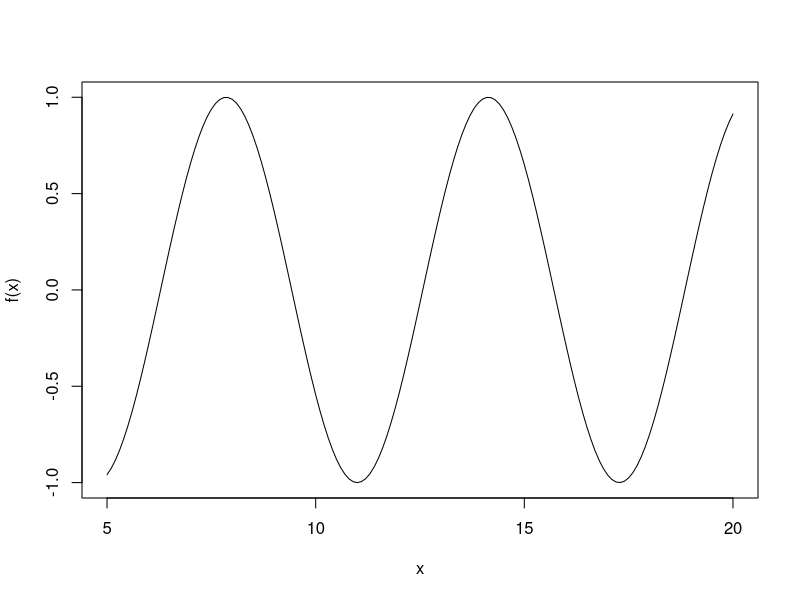
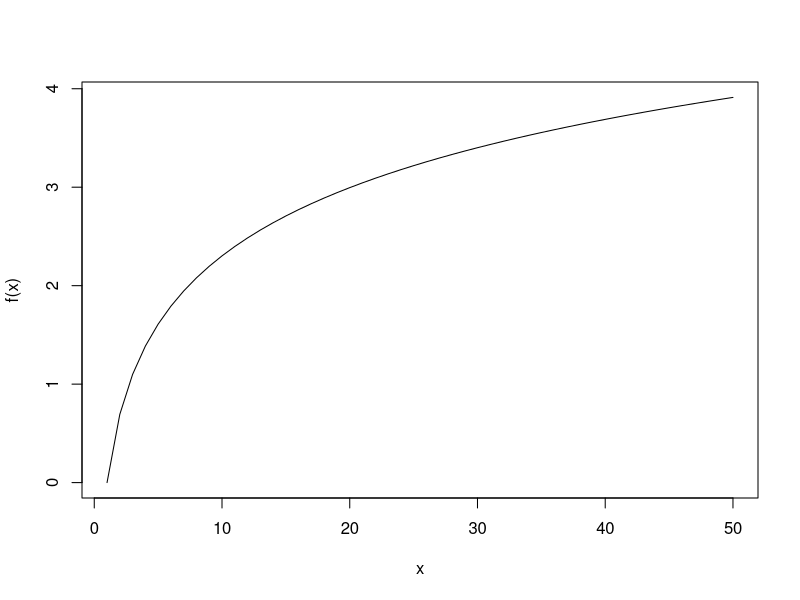
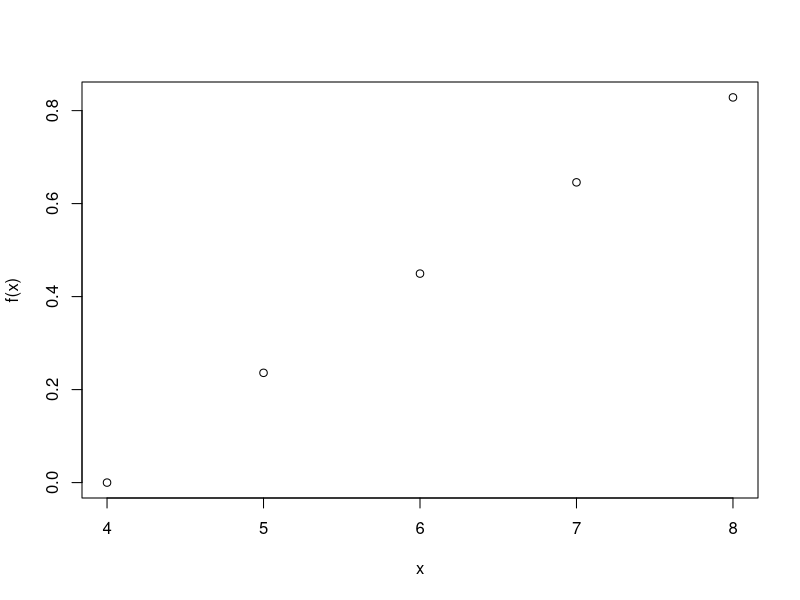
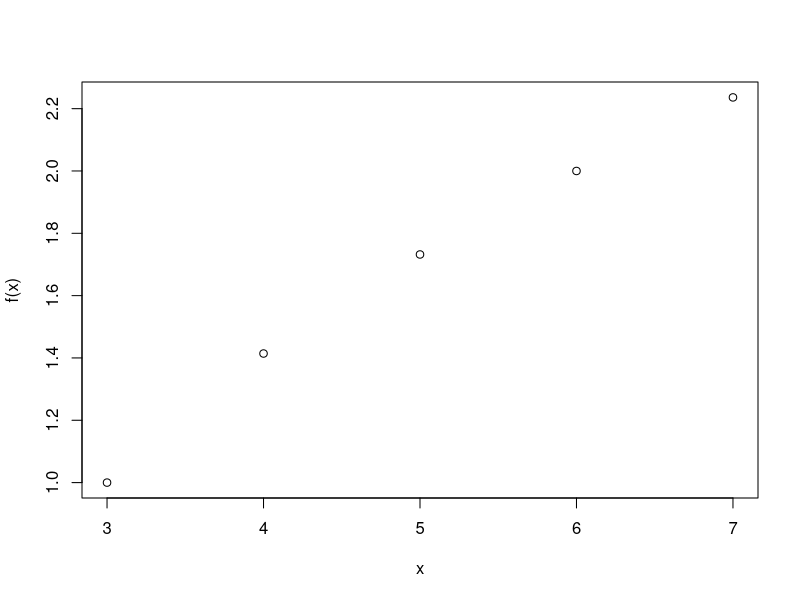
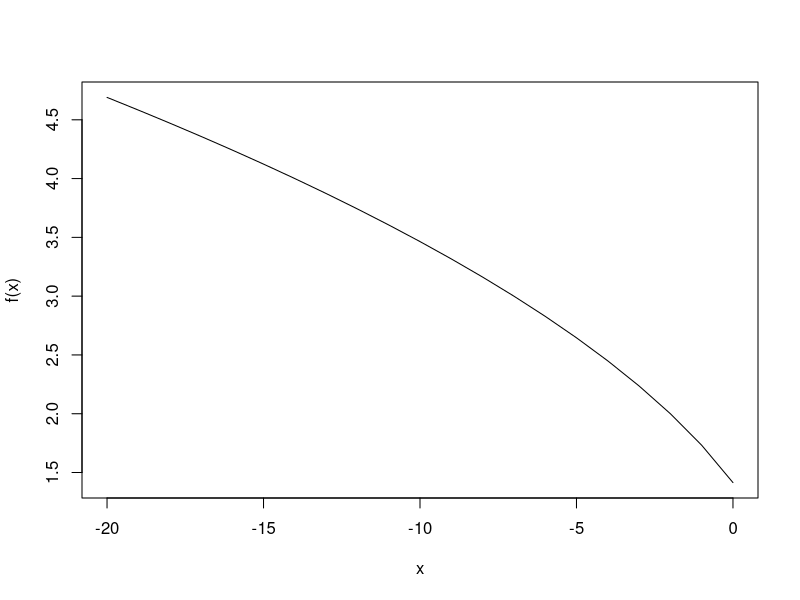

The R source for these figures, in order:
## ---- chunk 1
f <- function(x){
  result <- sin(x)
  return(result)
}
input <- seq(5,20,0.1)
plot(input,
     sapply(input, f), type = "l" , xlab = "x", ylab = "f(x)")
## ---- chunk 2
f <- function(x){
  result <- log(x)
  return(result)
}
input <- 1:50
plot(input,
     sapply(input, f), type = "l" , xlab = "x", ylab = "f(x)")
## ---- chunk 3
f <- function(x){
  result <- sqrt(x)-2
  return(result)
}
input <- 4:8
plot(input,
     sapply(input, f), type = "p" , xlab = "x", ylab = "f(x)")
## ---- chunk 4
f <- function(x){
  result <- sqrt(x-2)
  return(result)
}
input <- 3:7
plot(input,
     sapply(input, f), type = "p" , xlab = "x", ylab = "f(x)")
## ---- chunk 5
f <- function(x){
  result <- sqrt(2-x)
  return(result)
}
input <- 0:-20
plot(input,
     sapply(input, f), type = "l" , xlab = "x", ylab = "f(x)")
